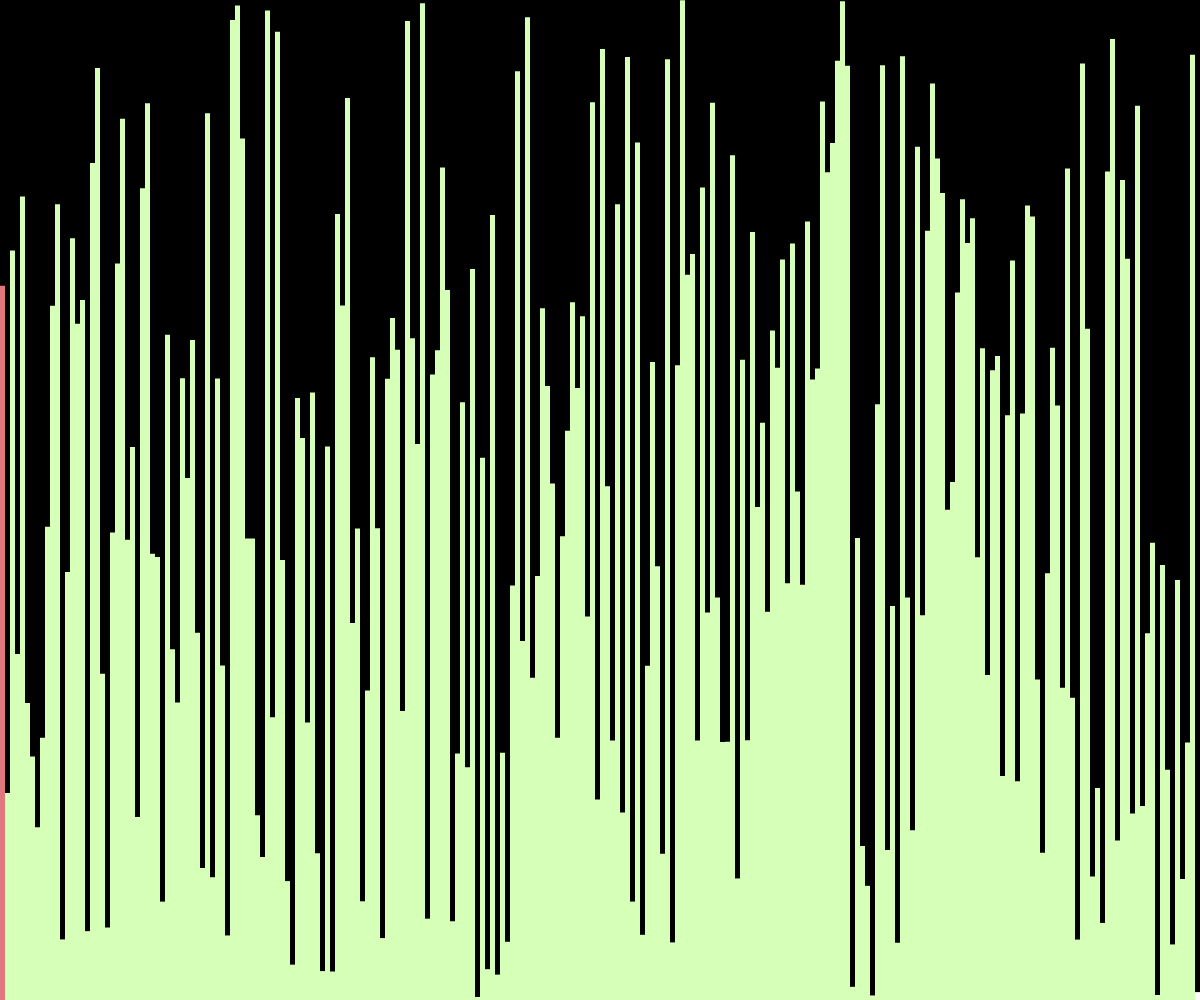
Frame 1 (no input)
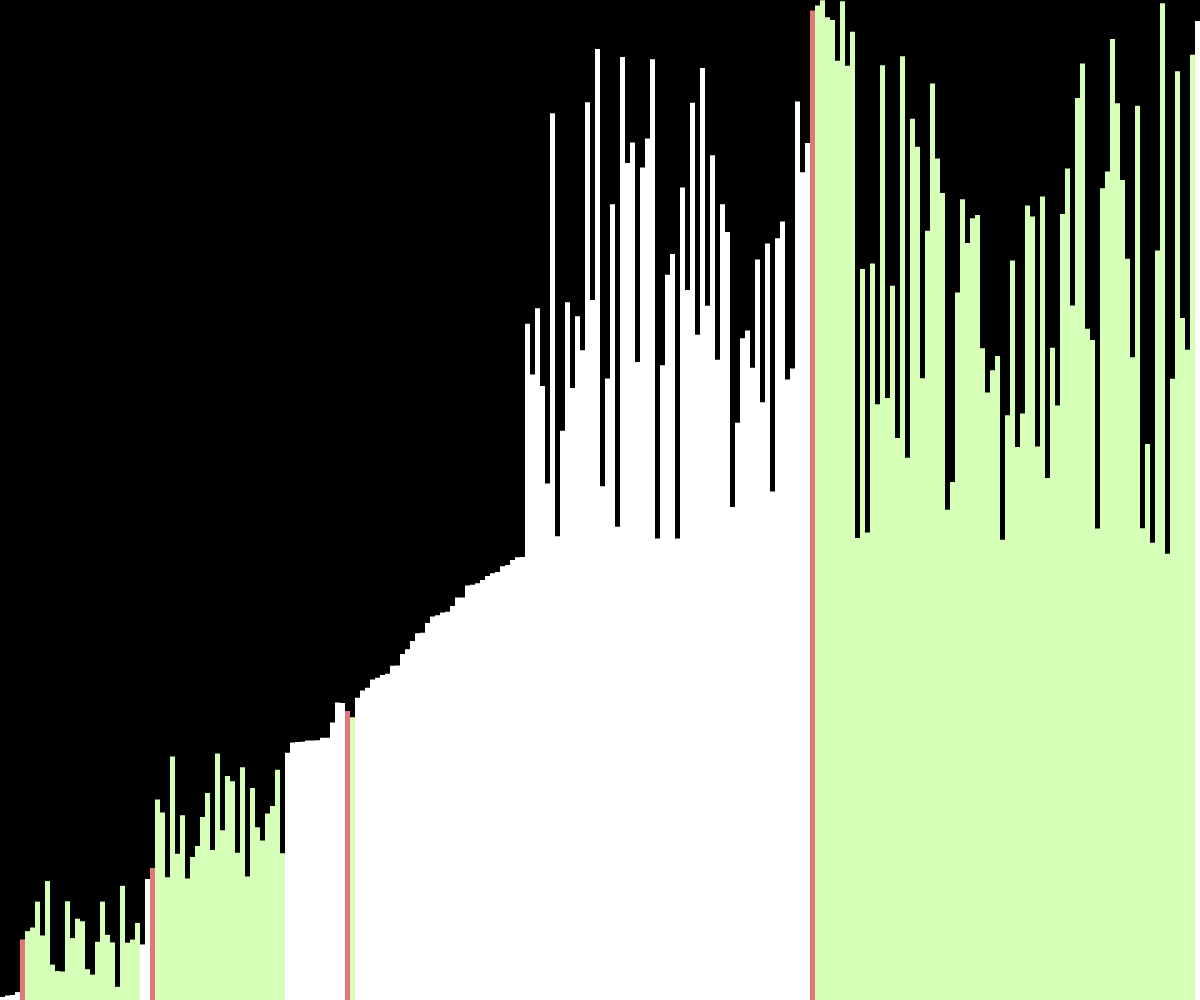
Frame 60 (no input)
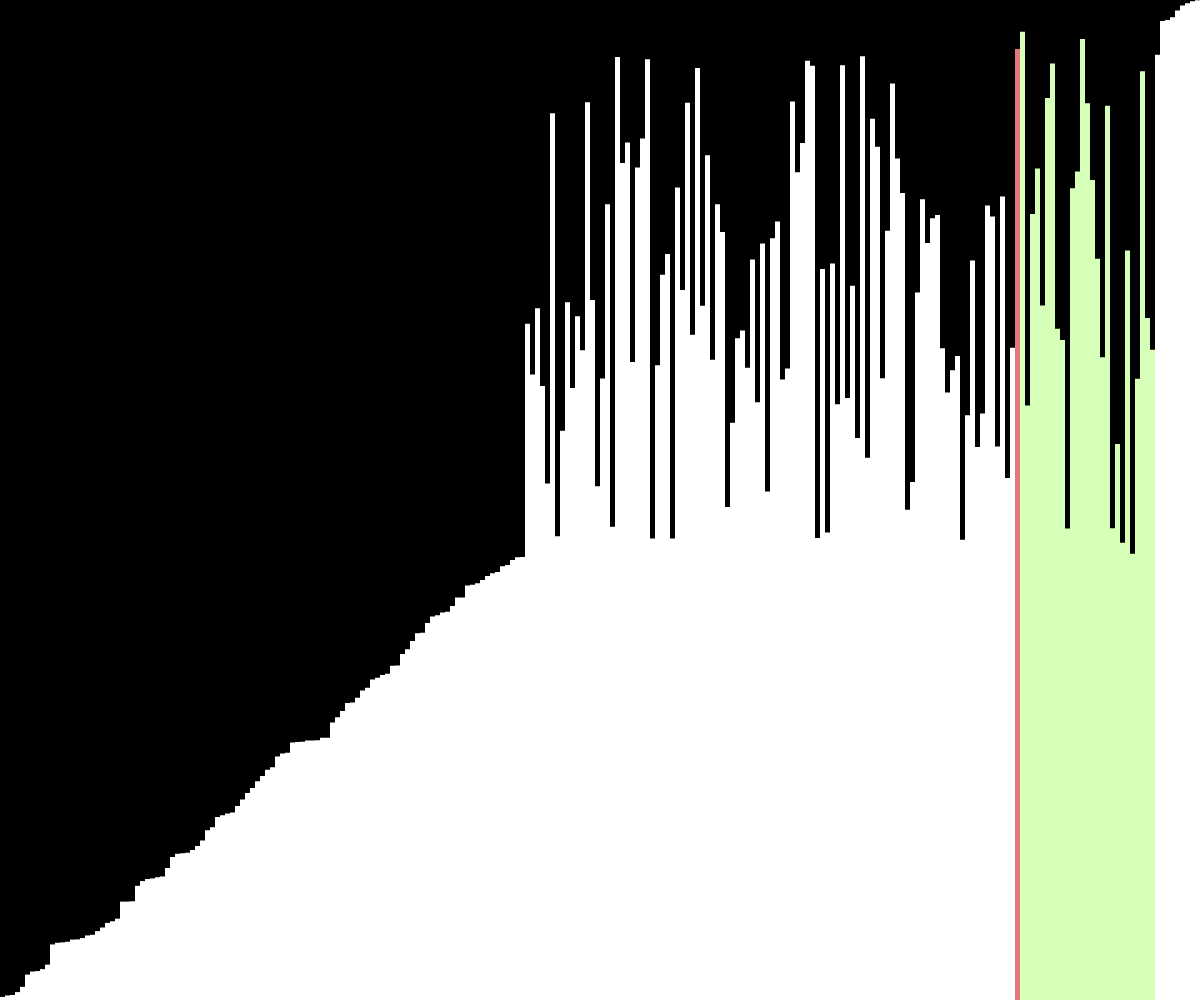
Frame 120 (the mouse pressed at the canvas centre since frame 60)

The p5.js sketch that drew these frames (run headless with seeded random() and noise() and a simulated clock; from frame 60 on, the mouse is pressed at the canvas centre):

// p5.js sketch
// ── sketch.js
let values = [];
let w = 5;

let states = [];

function setup() {
  createCanvas(windowWidth, windowHeight);
  values = new Array(floor(width / w));
  for (let i = 0; i < values.length; i++) {
    values[i] = random(height);
    states[i] = -1;
  }
  quickSort(values, 0, values.length - 1);
}

async function quickSort(arr, start, end) {
  if (start >= end) {
    return;
  }
  let index = await partition(arr, start, end);
  states[index] = -1;

  await Promise.all([
    quickSort(arr, start, index - 1),
    quickSort(arr, index + 1, end)
  ]);
}

async function partition(arr, start, end) {
  for (let i = start; i < end; i++) {
    states[i] = 1;
  }

  let pivotValue = arr[end];
  let pivotIndex = start;
  states[pivotIndex] = 0;
  for (let i = start; i < end; i++) {
    if (arr[i] < pivotValue) {
      await swap(arr, i, pivotIndex);
      states[pivotIndex] = -1;
      pivotIndex++;
      states[pivotIndex] = 0;
    }
  }
  await swap(arr, pivotIndex, end);

  for (let i = start; i < end; i++) {
    if (i != pivotIndex) {
      states[i] = -1;
    }
  }

  return pivotIndex;
}

function draw() {
  background(0);

  for (let i = 0; i < values.length; i++) {
    noStroke();
    if (states[i] == 0) {
      fill('#E0777D');
    } else if (states[i] == 1) {
      fill('#D6FFB7');
    } else {
      fill(255);
    }
    rect(i * w, height - values[i], w, values[i]);
  }
}

async function swap(arr, a, b) {
  await sleep(15);
  let temp = arr[a];
  arr[a] = arr[b];
  arr[b] = temp;
}

function sleep(ms) {
  return new Promise(resolve => setTimeout(resolve, ms));
}
